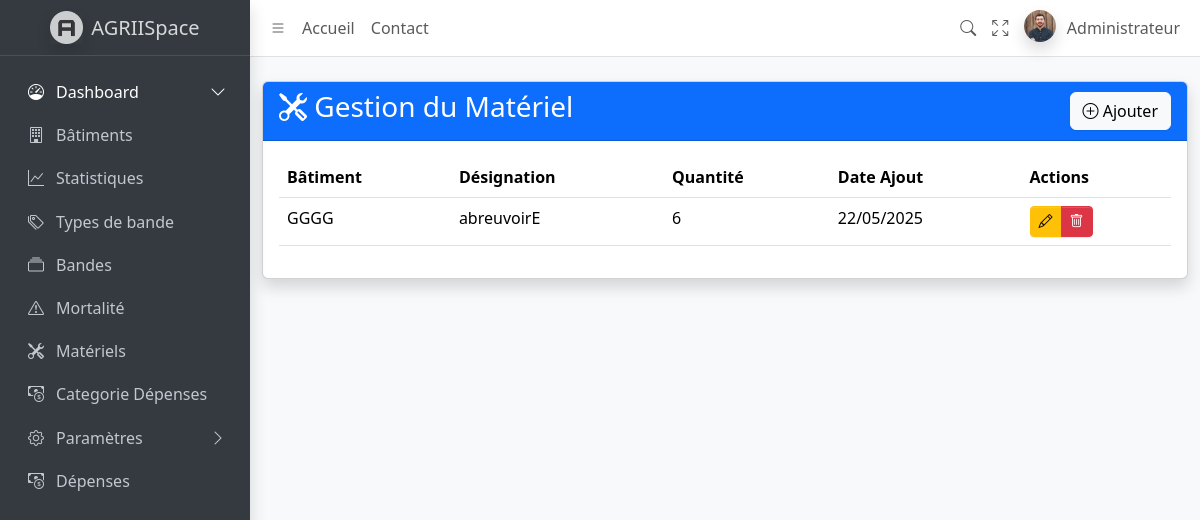
Screenshot of /materiels/ with the database file from the repository.
### ispace/models.py (models this page shows, shortened)
class Materiel(models.Model):
    batiment = models.ForeignKey(Batiment, on_delete=models.CASCADE)
    designation = models.CharField(max_length=100,null=True, blank=True)
    quantite = models.PositiveIntegerField(null=True, blank=True)
    date_ajout = models.DateField(auto_now_add=True)

class Batiment(models.Model):
    TYPE_CHOICES = [
        ('elevage', 'Élevage'),
        ('nourriture', 'Stockage de nourriture'),
        ('autre', 'Autre'),
    ]
    code = models.CharField(max_length=50, unique=True)
    designation = models.CharField(max_length=100)
    capacite = models.PositiveIntegerField()
    dimensions = models.CharField(max_length=100)  # Ex: "10x5"
    type = models.CharField(max_length=20, choices=TYPE_CHOICES, default='autre')

### ispace/views.py (the view)
# urls.py: path('materiels/', views.MaterielListView.as_view(), name='materiel_list'),
class MaterielListView(ListView):
    model = Materiel
    template_name = 'materiel_list.html'
    context_object_name = 'materiels'
    def get_queryset(self):
        return Materiel.objects.select_related('batiment')

### ispace/templates/ispace/materiel_list.html
{% extends 'ispace/base.html' %}
{% block content %}
<div class="container py-4">
    <div class="card shadow">
        <div class="card-header bg-primary text-white">
            <div class="d-flex justify-content-between align-items-center">
                <h3><i class="bi bi-tools"></i> Gestion du Matériel</h3>
                <a href="{% url 'materiel_add' %}" class="btn btn-light">
                    <i class="bi bi-plus-circle"></i> Ajouter
                </a>
            </div>
        </div>
        <div class="card-body">
            <div class="table-responsive">
                <table class="table table-hover">
                    <thead>
                        <tr>
                            <th>Bâtiment</th>
                            <th>Désignation</th>
                            <th>Quantité</th>
                            <th>Date Ajout</th>
                            <th>Actions</th>
                        </tr>
                    </thead>
                    <tbody>
                        {% for mat in materiels %}
                        <tr>
                            <td>{{ mat.batiment.designation }}</td>
                            <td>{{ mat.designation }}</td>
                            <td>{{ mat.quantite }}</td>
                            <td>{{ mat.date_ajout|date:"d/m/Y" }}</td>
                            <td>
                                <div class="btn-group">
                                    <a href="{% url 'materiel_edit' mat.id %}" class="btn btn-sm btn-warning">
                                        <i class="bi bi-pencil"></i>
                                    </a>
                                    <a href="{% url 'materiel_delete' mat.id %}" class="btn btn-sm btn-danger"
                                       onclick="return confirm('Supprimer ce matériel?')">
                                        <i class="bi bi-trash"></i>
                                    </a>
                                </div>
                            </td>
                        </tr>
                        {% endfor %}
                    </tbody>
                </table>
            </div>
        </div>
    </div>
</div>
{% endblock %}

### rows the page displays
Materiel: batiment.designation "GGGG", designation "abreuvoirE", quantite "6", date_ajout "22/05/2025"
